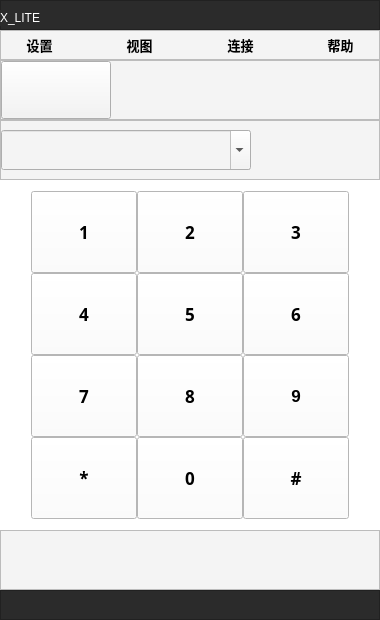
<?xml version="1.0" encoding="UTF-8"?>
<ui version="4.0">
 <class>sip_clientClass</class>
 <widget class="QWidget" name="sip_clientClass">
  <property name="geometry">
   <rect>
    <x>0</x>
    <y>0</y>
    <width>380</width>
    <height>620</height>
   </rect>
  </property>
  <property name="sizePolicy">
   <sizepolicy hsizetype="Minimum" vsizetype="Minimum">
    <horstretch>0</horstretch>
    <verstretch>0</verstretch>
   </sizepolicy>
  </property>
  <property name="minimumSize">
   <size>
    <width>380</width>
    <height>620</height>
   </size>
  </property>
  <property name="windowTitle">
   <string>sip_client</string>
  </property>
  <layout class="QVBoxLayout" name="verticalLayout_2">
   <property name="spacing">
    <number>0</number>
   </property>
   <property name="leftMargin">
    <number>0</number>
   </property>
   <property name="topMargin">
    <number>0</number>
   </property>
   <property name="rightMargin">
    <number>0</number>
   </property>
   <property name="bottomMargin">
    <number>0</number>
   </property>
   <item>
    <widget class="QFrame" name="frame">
     <property name="sizePolicy">
      <sizepolicy hsizetype="Minimum" vsizetype="Minimum">
       <horstretch>0</horstretch>
       <verstretch>0</verstretch>
      </sizepolicy>
     </property>
     <property name="minimumSize">
      <size>
       <width>380</width>
       <height>30</height>
      </size>
     </property>
     <property name="styleSheet">
      <string notr="true">background-color:rgb(43, 43, 43);</string>
     </property>
     <property name="frameShape">
      <enum>QFrame::StyledPanel</enum>
     </property>
     <property name="frameShadow">
      <enum>QFrame::Raised</enum>
     </property>
     <widget class="QLabel" name="label">
      <property name="geometry">
       <rect>
        <x>0</x>
        <y>10</y>
        <width>301</width>
        <height>16</height>
       </rect>
      </property>
      <property name="styleSheet">
       <string notr="true">color:rgb(255, 255, 255);</string>
      </property>
      <property name="text">
       <string>X_LITE</string>
      </property>
     </widget>
    </widget>
   </item>
   <item>
    <widget class="QFrame" name="frame_2">
     <property name="sizePolicy">
      <sizepolicy hsizetype="Minimum" vsizetype="Minimum">
       <horstretch>0</horstretch>
       <verstretch>0</verstretch>
      </sizepolicy>
     </property>
     <property name="minimumSize">
      <size>
       <width>380</width>
       <height>30</height>
      </size>
     </property>
     <property name="styleSheet">
      <string notr="true">background-color:rgb(244, 244, 244);</string>
     </property>
     <property name="frameShape">
      <enum>QFrame::StyledPanel</enum>
     </property>
     <property name="frameShadow">
      <enum>QFrame::Raised</enum>
     </property>
     <widget class="QPushButton" name="pushbutton_setting">
      <property name="geometry">
       <rect>
        <x>1</x>
        <y>1</y>
        <width>77</width>
        <height>28</height>
       </rect>
      </property>
      <property name="sizePolicy">
       <sizepolicy hsizetype="Minimum" vsizetype="Minimum">
        <horstretch>0</horstretch>
        <verstretch>0</verstretch>
       </sizepolicy>
      </property>
      <property name="minimumSize">
       <size>
        <width>60</width>
        <height>28</height>
       </size>
      </property>
      <property name="font">
       <font>
        <family>Adobe 宋体 Std L</family>
        <pointsize>10</pointsize>
        <weight>75</weight>
        <bold>true</bold>
        <stylestrategy>PreferAntialias</stylestrategy>
       </font>
      </property>
      <property name="styleSheet">
       <string notr="true">QPushButton{
    background-color:rgb(244, 244, 244);
    background-repeat:no-repeat;
    border:none;
}
QPushButton:hover{
    background-color:rgb(191, 191, 191);
}
QPushButton:pressed{
    background-color:rgb(191, 191, 191);
}</string>
      </property>
      <property name="text">
       <string>设置</string>
      </property>
     </widget>
     <widget class="QPushButton" name="pushButton_view">
      <property name="geometry">
       <rect>
        <x>101</x>
        <y>1</y>
        <width>77</width>
        <height>28</height>
       </rect>
      </property>
      <property name="minimumSize">
       <size>
        <width>60</width>
        <height>28</height>
       </size>
      </property>
      <property name="font">
       <font>
        <family>Adobe 宋体 Std L</family>
        <pointsize>10</pointsize>
        <weight>75</weight>
        <bold>true</bold>
       </font>
      </property>
      <property name="styleSheet">
       <string notr="true">QPushButton{
    background-color:rgb(244, 244, 244);
    background-repeat:no-repeat;
    border:none;
}
QPushButton:hover{
    background-color:rgb(191, 191, 191);
}
QPushButton:pressed{
    background-color:rgb(191, 191, 191);
}</string>
      </property>
      <property name="text">
       <string>视图</string>
      </property>
     </widget>
     <widget class="QPushButton" name="pushButton_contact">
      <property name="geometry">
       <rect>
        <x>202</x>
        <y>1</y>
        <width>77</width>
        <height>28</height>
       </rect>
      </property>
      <property name="sizePolicy">
       <sizepolicy hsizetype="Minimum" vsizetype="Minimum">
        <horstretch>0</horstretch>
        <verstretch>0</verstretch>
       </sizepolicy>
      </property>
      <property name="minimumSize">
       <size>
        <width>60</width>
        <height>28</height>
       </size>
      </property>
      <property name="font">
       <font>
        <family>Adobe 宋体 Std L</family>
        <pointsize>10</pointsize>
        <weight>75</weight>
        <bold>true</bold>
       </font>
      </property>
      <property name="styleSheet">
       <string notr="true">QPushButton{
    background-color:rgb(244, 244, 244);
    background-repeat:no-repeat;
    border:none;
}
QPushButton:hover{
    background-color:rgb(191, 191, 191);
}
QPushButton:pressed{
    background-color:rgb(191, 191, 191);
}</string>
      </property>
      <property name="text">
       <string>连接</string>
      </property>
     </widget>
     <widget class="QPushButton" name="pushbutton_help">
      <property name="geometry">
       <rect>
        <x>302</x>
        <y>1</y>
        <width>77</width>
        <height>28</height>
       </rect>
      </property>
      <property name="minimumSize">
       <size>
        <width>60</width>
        <height>28</height>
       </size>
      </property>
      <property name="font">
       <font>
        <family>Adobe 宋体 Std L</family>
        <pointsize>10</pointsize>
        <weight>75</weight>
        <bold>true</bold>
       </font>
      </property>
      <property name="styleSheet">
       <string notr="true">QPushButton{
    background-color:rgb(244, 244, 244);
    background-repeat:no-repeat;
    border:none;
}
QPushButton:hover{
    background-color:rgb(191, 191, 191);
}
QPushButton:pressed{
    background-color:rgb(191, 191, 191);
}</string>
      </property>
      <property name="text">
       <string>帮助</string>
      </property>
     </widget>
    </widget>
   </item>
   <item>
    <widget class="QFrame" name="frame_6">
     <property name="sizePolicy">
      <sizepolicy hsizetype="Minimum" vsizetype="Minimum">
       <horstretch>0</horstretch>
       <verstretch>0</verstretch>
      </sizepolicy>
     </property>
     <property name="minimumSize">
      <size>
       <width>380</width>
       <height>60</height>
      </size>
     </property>
     <property name="styleSheet">
      <string notr="true">background-color:rgb(244, 244, 244);</string>
     </property>
     <property name="frameShape">
      <enum>QFrame::StyledPanel</enum>
     </property>
     <property name="frameShadow">
      <enum>QFrame::Raised</enum>
     </property>
     <layout class="QHBoxLayout" name="horizontalLayout_2">
      <property name="spacing">
       <number>0</number>
      </property>
      <property name="leftMargin">
       <number>0</number>
      </property>
      <property name="topMargin">
       <number>0</number>
      </property>
      <property name="rightMargin">
       <number>0</number>
      </property>
      <property name="bottomMargin">
       <number>0</number>
      </property>
      <item>
       <widget class="QPushButton" name="pushButton_state">
        <property name="sizePolicy">
         <sizepolicy hsizetype="Minimum" vsizetype="Minimum">
          <horstretch>0</horstretch>
          <verstretch>0</verstretch>
         </sizepolicy>
        </property>
        <property name="minimumSize">
         <size>
          <width>110</width>
          <height>50</height>
         </size>
        </property>
        <property name="text">
         <string/>
        </property>
       </widget>
      </item>
      <item>
       <spacer name="horizontalSpacer_3">
        <property name="orientation">
         <enum>Qt::Horizontal</enum>
        </property>
        <property name="sizeHint" stdset="0">
         <size>
          <width>40</width>
          <height>20</height>
         </size>
        </property>
       </spacer>
      </item>
      <item>
       <widget class="QPushButton" name="pushbutton_message">
        <property name="minimumSize">
         <size>
          <width>50</width>
          <height>40</height>
         </size>
        </property>
        <property name="text">
         <string/>
        </property>
        <property name="flat">
         <bool>true</bool>
        </property>
       </widget>
      </item>
      <item>
       <widget class="QPushButton" name="pushbutton_voice">
        <property name="sizePolicy">
         <sizepolicy hsizetype="Minimum" vsizetype="Fixed">
          <horstretch>0</horstretch>
          <verstretch>0</verstretch>
         </sizepolicy>
        </property>
        <property name="minimumSize">
         <size>
          <width>50</width>
          <height>40</height>
         </size>
        </property>
        <property name="text">
         <string/>
        </property>
        <property name="flat">
         <bool>true</bool>
        </property>
       </widget>
      </item>
     </layout>
    </widget>
   </item>
   <item>
    <layout class="QVBoxLayout" name="verticalLayout">
     <property name="spacing">
      <number>0</number>
     </property>
     <item>
      <widget class="QFrame" name="frame_3">
       <property name="sizePolicy">
        <sizepolicy hsizetype="Minimum" vsizetype="Minimum">
         <horstretch>0</horstretch>
         <verstretch>0</verstretch>
        </sizepolicy>
       </property>
       <property name="minimumSize">
        <size>
         <width>380</width>
         <height>60</height>
        </size>
       </property>
       <property name="styleSheet">
        <string notr="true">background-color:rgb(244, 244, 244);</string>
       </property>
       <property name="frameShape">
        <enum>QFrame::StyledPanel</enum>
       </property>
       <property name="frameShadow">
        <enum>QFrame::Raised</enum>
       </property>
       <layout class="QHBoxLayout" name="horizontalLayout_3">
        <property name="spacing">
         <number>0</number>
        </property>
        <property name="leftMargin">
         <number>0</number>
        </property>
        <property name="topMargin">
         <number>0</number>
        </property>
        <property name="rightMargin">
         <number>0</number>
        </property>
        <property name="bottomMargin">
         <number>0</number>
        </property>
        <item>
         <widget class="QComboBox" name="comboBox">
          <property name="sizePolicy">
           <sizepolicy hsizetype="Minimum" vsizetype="Fixed">
            <horstretch>0</horstretch>
            <verstretch>0</verstretch>
           </sizepolicy>
          </property>
          <property name="minimumSize">
           <size>
            <width>250</width>
            <height>40</height>
           </size>
          </property>
          <property name="editable">
           <bool>true</bool>
          </property>
         </widget>
        </item>
        <item>
         <widget class="QPushButton" name="pushButton_delete">
          <property name="minimumSize">
           <size>
            <width>40</width>
            <height>40</height>
           </size>
          </property>
          <property name="styleSheet">
           <string notr="true">background-image:</string>
          </property>
          <property name="text">
           <string/>
          </property>
          <property name="flat">
           <bool>true</bool>
          </property>
         </widget>
        </item>
        <item>
         <widget class="QPushButton" name="pushbutton_call">
          <property name="sizePolicy">
           <sizepolicy hsizetype="Fixed" vsizetype="Fixed">
            <horstretch>0</horstretch>
            <verstretch>0</verstretch>
           </sizepolicy>
          </property>
          <property name="minimumSize">
           <size>
            <width>40</width>
            <height>40</height>
           </size>
          </property>
          <property name="styleSheet">
           <string notr="true"/>
          </property>
          <property name="text">
           <string/>
          </property>
          <property name="flat">
           <bool>true</bool>
          </property>
         </widget>
        </item>
        <item>
         <widget class="QPushButton" name="pushButton_call_menu">
          <property name="sizePolicy">
           <sizepolicy hsizetype="Fixed" vsizetype="Fixed">
            <horstretch>0</horstretch>
            <verstretch>0</verstretch>
           </sizepolicy>
          </property>
          <property name="minimumSize">
           <size>
            <width>40</width>
            <height>40</height>
           </size>
          </property>
          <property name="text">
           <string/>
          </property>
          <property name="flat">
           <bool>true</bool>
          </property>
         </widget>
        </item>
       </layout>
      </widget>
     </item>
     <item>
      <widget class="QStackedWidget" name="stackedWidget">
       <property name="sizePolicy">
        <sizepolicy hsizetype="Minimum" vsizetype="Minimum">
         <horstretch>0</horstretch>
         <verstretch>0</verstretch>
        </sizepolicy>
       </property>
       <property name="minimumSize">
        <size>
         <width>380</width>
         <height>350</height>
        </size>
       </property>
       <property name="styleSheet">
        <string notr="true">background-color:rgb(255, 255, 255);</string>
       </property>
       <property name="currentIndex">
        <number>0</number>
       </property>
       <widget class="QWidget" name="page">
        <layout class="QHBoxLayout" name="horizontalLayout">
         <item>
          <spacer name="horizontalSpacer">
           <property name="orientation">
            <enum>Qt::Horizontal</enum>
           </property>
           <property name="sizeType">
            <enum>QSizePolicy::Minimum</enum>
           </property>
           <property name="sizeHint" stdset="0">
            <size>
             <width>20</width>
             <height>20</height>
            </size>
           </property>
          </spacer>
         </item>
         <item>
          <layout class="QGridLayout" name="gridLayout">
           <property name="spacing">
            <number>0</number>
           </property>
           <item row="1" column="0">
            <widget class="QPushButton" name="four">
             <property name="sizePolicy">
              <sizepolicy hsizetype="Minimum" vsizetype="Preferred">
               <horstretch>0</horstretch>
               <verstretch>0</verstretch>
              </sizepolicy>
             </property>
             <property name="font">
              <font>
               <family>Adobe 仿宋 Std R</family>
               <pointsize>13</pointsize>
               <weight>75</weight>
               <bold>true</bold>
              </font>
             </property>
             <property name="styleSheet">
              <string notr="true">QPushButton:hover {
    background-color: rgb(201, 201, 201);
}</string>
             </property>
             <property name="text">
              <string>4</string>
             </property>
            </widget>
           </item>
           <item row="0" column="2">
            <widget class="QPushButton" name="three">
             <property name="sizePolicy">
              <sizepolicy hsizetype="Minimum" vsizetype="Preferred">
               <horstretch>0</horstretch>
               <verstretch>0</verstretch>
              </sizepolicy>
             </property>
             <property name="font">
              <font>
               <family>Adobe 仿宋 Std R</family>
               <pointsize>13</pointsize>
               <weight>75</weight>
               <bold>true</bold>
              </font>
             </property>
             <property name="styleSheet">
              <string notr="true">QPushButton:hover {
    background-color: rgb(201, 201, 201);
}</string>
             </property>
             <property name="text">
              <string>3</string>
             </property>
            </widget>
           </item>
           <item row="0" column="1">
            <widget class="QPushButton" name="two">
             <property name="sizePolicy">
              <sizepolicy hsizetype="Minimum" vsizetype="Preferred">
               <horstretch>0</horstretch>
               <verstretch>0</verstretch>
              </sizepolicy>
             </property>
             <property name="font">
              <font>
               <family>Adobe 仿宋 Std R</family>
               <pointsize>13</pointsize>
               <weight>75</weight>
               <bold>true</bold>
              </font>
             </property>
             <property name="styleSheet">
              <string notr="true">QPushButton:hover {
    background-color: rgb(201, 201, 201);
}</string>
             </property>
             <property name="text">
              <string>2</string>
             </property>
            </widget>
           </item>
           <item row="0" column="0">
            <widget class="QPushButton" name="one">
             <property name="sizePolicy">
              <sizepolicy hsizetype="Minimum" vsizetype="Preferred">
               <horstretch>0</horstretch>
               <verstretch>0</verstretch>
              </sizepolicy>
             </property>
             <property name="font">
              <font>
               <family>Adobe 仿宋 Std R</family>
               <pointsize>13</pointsize>
               <weight>75</weight>
               <bold>true</bold>
              </font>
             </property>
             <property name="styleSheet">
              <string notr="true">QPushButton:hover {
    background-color: rgb(201, 201, 201);
}</string>
             </property>
             <property name="text">
              <string>1</string>
             </property>
            </widget>
           </item>
           <item row="3" column="0">
            <widget class="QPushButton" name="mi">
             <property name="sizePolicy">
              <sizepolicy hsizetype="Minimum" vsizetype="Preferred">
               <horstretch>0</horstretch>
               <verstretch>0</verstretch>
              </sizepolicy>
             </property>
             <property name="font">
              <font>
               <family>Adobe 仿宋 Std R</family>
               <pointsize>13</pointsize>
               <weight>75</weight>
               <bold>true</bold>
              </font>
             </property>
             <property name="styleSheet">
              <string notr="true">QPushButton:hover {
    background-color: rgb(201, 201, 201);
}</string>
             </property>
             <property name="text">
              <string>*</string>
             </property>
            </widget>
           </item>
           <item row="3" column="2">
            <widget class="QPushButton" name="jing">
             <property name="sizePolicy">
              <sizepolicy hsizetype="Minimum" vsizetype="Preferred">
               <horstretch>0</horstretch>
               <verstretch>0</verstretch>
              </sizepolicy>
             </property>
             <property name="font">
              <font>
               <family>Adobe 仿宋 Std R</family>
               <pointsize>13</pointsize>
               <weight>75</weight>
               <bold>true</bold>
              </font>
             </property>
             <property name="styleSheet">
              <string notr="true">QPushButton:hover {
    background-color: rgb(201, 201, 201);
}</string>
             </property>
             <property name="text">
              <string>#</string>
             </property>
            </widget>
           </item>
           <item row="3" column="1">
            <widget class="QPushButton" name="zero">
             <property name="sizePolicy">
              <sizepolicy hsizetype="Minimum" vsizetype="Preferred">
               <horstretch>0</horstretch>
               <verstretch>0</verstretch>
              </sizepolicy>
             </property>
             <property name="font">
              <font>
               <family>Adobe 仿宋 Std R</family>
               <pointsize>13</pointsize>
               <weight>75</weight>
               <bold>true</bold>
              </font>
             </property>
             <property name="styleSheet">
              <string notr="true">QPushButton:hover {
    background-color: rgb(201, 201, 201);
}</string>
             </property>
             <property name="text">
              <string>0</string>
             </property>
            </widget>
           </item>
           <item row="2" column="2">
            <widget class="QPushButton" name="nine">
             <property name="sizePolicy">
              <sizepolicy hsizetype="Minimum" vsizetype="Preferred">
               <horstretch>0</horstretch>
               <verstretch>0</verstretch>
              </sizepolicy>
             </property>
             <property name="font">
              <font>
               <pointsize>13</pointsize>
               <weight>75</weight>
               <bold>true</bold>
              </font>
             </property>
             <property name="styleSheet">
              <string notr="true">QPushButton:hover {
    background-color: rgb(201, 201, 201);
}</string>
             </property>
             <property name="text">
              <string>9</string>
             </property>
            </widget>
           </item>
           <item row="1" column="2">
            <widget class="QPushButton" name="six">
             <property name="sizePolicy">
              <sizepolicy hsizetype="Minimum" vsizetype="Preferred">
               <horstretch>0</horstretch>
               <verstretch>0</verstretch>
              </sizepolicy>
             </property>
             <property name="font">
              <font>
               <family>Adobe 仿宋 Std R</family>
               <pointsize>13</pointsize>
               <weight>75</weight>
               <bold>true</bold>
              </font>
             </property>
             <property name="styleSheet">
              <string notr="true">QPushButton:hover {
    background-color: rgb(201, 201, 201);
}</string>
             </property>
             <property name="text">
              <string>6</string>
             </property>
            </widget>
           </item>
           <item row="1" column="1">
            <widget class="QPushButton" name="five">
             <property name="sizePolicy">
              <sizepolicy hsizetype="Minimum" vsizetype="Preferred">
               <horstretch>0</horstretch>
               <verstretch>0</verstretch>
              </sizepolicy>
             </property>
             <property name="font">
              <font>
               <family>Adobe 仿宋 Std R</family>
               <pointsize>13</pointsize>
               <weight>75</weight>
               <bold>true</bold>
              </font>
             </property>
             <property name="styleSheet">
              <string notr="true">QPushButton:hover {
    background-color: rgb(201, 201, 201);
}</string>
             </property>
             <property name="text">
              <string>5</string>
             </property>
            </widget>
           </item>
           <item row="2" column="1">
            <widget class="QPushButton" name="eight">
             <property name="sizePolicy">
              <sizepolicy hsizetype="Minimum" vsizetype="Preferred">
               <horstretch>0</horstretch>
               <verstretch>0</verstretch>
              </sizepolicy>
             </property>
             <property name="font">
              <font>
               <family>Adobe 仿宋 Std R</family>
               <pointsize>13</pointsize>
               <weight>75</weight>
               <bold>true</bold>
               <strikeout>false</strikeout>
              </font>
             </property>
             <property name="styleSheet">
              <string notr="true">QPushButton:hover {
    background-color: rgb(201, 201, 201);
}</string>
             </property>
             <property name="text">
              <string>8</string>
             </property>
            </widget>
           </item>
           <item row="2" column="0">
            <widget class="QPushButton" name="seven">
             <property name="sizePolicy">
              <sizepolicy hsizetype="Minimum" vsizetype="Preferred">
               <horstretch>0</horstretch>
               <verstretch>0</verstretch>
              </sizepolicy>
             </property>
             <property name="font">
              <font>
               <family>Adobe 仿宋 Std R</family>
               <pointsize>13</pointsize>
               <weight>75</weight>
               <bold>true</bold>
              </font>
             </property>
             <property name="styleSheet">
              <string notr="true">QPushButton:hover {
    background-color: rgb(201, 201, 201);
}</string>
             </property>
             <property name="text">
              <string>7</string>
             </property>
            </widget>
           </item>
          </layout>
         </item>
         <item>
          <spacer name="horizontalSpacer_2">
           <property name="orientation">
            <enum>Qt::Horizontal</enum>
           </property>
           <property name="sizeType">
            <enum>QSizePolicy::Minimum</enum>
           </property>
           <property name="sizeHint" stdset="0">
            <size>
             <width>20</width>
             <height>20</height>
            </size>
           </property>
          </spacer>
         </item>
        </layout>
       </widget>
       <widget class="QWidget" name="page_2">
        <layout class="QHBoxLayout" name="horizontalLayout_4">
         <item>
          <widget class="QListWidget" name="listWidget">
           <property name="styleSheet">
            <string notr="true">

QListView::item {
    background: rgb(201, 201, 201);
}

QListView::item:selected {
    border: 1px solid #6a6ea9;
}

QListView::item:selected:!active {
    background: qlineargradient(x1: 0, y1: 0, x2: 0, y2: 1,
                                stop: 0 #ABAFE5, stop: 1 #8588B2);
}

QListView::item:selected:active {
    background: qlineargradient(x1: 0, y1: 0, x2: 0, y2: 1,
                                stop: 0 #6a6ea9, stop: 1 #888dd9);
}

QListView::item:hover {
    background: qlineargradient(x1: 0, y1: 0, x2: 0, y2: 1,
                                stop: 0 #FAFBFE, stop: 1 #DCDEF1);
}</string>
           </property>
          </widget>
         </item>
        </layout>
       </widget>
       <widget class="QWidget" name="page_3">
        <layout class="QHBoxLayout" name="horizontalLayout_5">
         <item>
          <widget class="QListWidget" name="listWidget_2"/>
         </item>
        </layout>
       </widget>
       <widget class="QWidget" name="page_4">
        <layout class="QHBoxLayout" name="horizontalLayout_6">
         <item>
          <widget class="QListWidget" name="listWidget_3">
           <property name="styleSheet">
            <string notr="true">

QListView::item {
    background: rgb(201, 201, 201);
}

QListView::item:selected {
    border: 1px solid #6a6ea9;
}

QListView::item:selected:!active {
    background: qlineargradient(x1: 0, y1: 0, x2: 0, y2: 1,
                                stop: 0 #ABAFE5, stop: 1 #8588B2);
}

QListView::item:selected:active {
    background: qlineargradient(x1: 0, y1: 0, x2: 0, y2: 1,
                                stop: 0 #6a6ea9, stop: 1 #888dd9);
}

QListView::item:hover {
    background: qlineargradient(x1: 0, y1: 0, x2: 0, y2: 1,
                                stop: 0 #FAFBFE, stop: 1 #DCDEF1);
}</string>
           </property>
          </widget>
         </item>
        </layout>
       </widget>
      </widget>
     </item>
    </layout>
   </item>
   <item>
    <widget class="QFrame" name="frame_4">
     <property name="sizePolicy">
      <sizepolicy hsizetype="Minimum" vsizetype="Minimum">
       <horstretch>0</horstretch>
       <verstretch>0</verstretch>
      </sizepolicy>
     </property>
     <property name="minimumSize">
      <size>
       <width>380</width>
       <height>60</height>
      </size>
     </property>
     <property name="styleSheet">
      <string notr="true">background-color:rgb(244, 244, 244);</string>
     </property>
     <property name="frameShape">
      <enum>QFrame::StyledPanel</enum>
     </property>
     <property name="frameShadow">
      <enum>QFrame::Raised</enum>
     </property>
     <widget class="QPushButton" name="stack_dialog">
      <property name="geometry">
       <rect>
        <x>10</x>
        <y>10</y>
        <width>70</width>
        <height>40</height>
       </rect>
      </property>
      <property name="sizePolicy">
       <sizepolicy hsizetype="Fixed" vsizetype="Fixed">
        <horstretch>0</horstretch>
        <verstretch>0</verstretch>
       </sizepolicy>
      </property>
      <property name="text">
       <string/>
      </property>
      <property name="flat">
       <bool>true</bool>
      </property>
     </widget>
     <widget class="QPushButton" name="statk_list">
      <property name="geometry">
       <rect>
        <x>100</x>
        <y>10</y>
        <width>70</width>
        <height>40</height>
       </rect>
      </property>
      <property name="sizePolicy">
       <sizepolicy hsizetype="Fixed" vsizetype="Fixed">
        <horstretch>0</horstretch>
        <verstretch>0</verstretch>
       </sizepolicy>
      </property>
      <property name="text">
       <string/>
      </property>
      <property name="flat">
       <bool>true</bool>
      </property>
     </widget>
     <widget class="QPushButton" name="stack_favorite">
      <property name="geometry">
       <rect>
        <x>190</x>
        <y>10</y>
        <width>70</width>
        <height>40</height>
       </rect>
      </property>
      <property name="sizePolicy">
       <sizepolicy hsizetype="Fixed" vsizetype="Fixed">
        <horstretch>0</horstretch>
        <verstretch>0</verstretch>
       </sizepolicy>
      </property>
      <property name="text">
       <string/>
      </property>
      <property name="flat">
       <bool>true</bool>
      </property>
     </widget>
     <widget class="QPushButton" name="stack_record">
      <property name="geometry">
       <rect>
        <x>280</x>
        <y>10</y>
        <width>70</width>
        <height>40</height>
       </rect>
      </property>
      <property name="sizePolicy">
       <sizepolicy hsizetype="Fixed" vsizetype="Fixed">
        <horstretch>0</horstretch>
        <verstretch>0</verstretch>
       </sizepolicy>
      </property>
      <property name="text">
       <string/>
      </property>
      <property name="flat">
       <bool>true</bool>
      </property>
     </widget>
    </widget>
   </item>
   <item>
    <widget class="QFrame" name="frame_5">
     <property name="sizePolicy">
      <sizepolicy hsizetype="Minimum" vsizetype="Minimum">
       <horstretch>0</horstretch>
       <verstretch>0</verstretch>
      </sizepolicy>
     </property>
     <property name="minimumSize">
      <size>
       <width>380</width>
       <height>30</height>
      </size>
     </property>
     <property name="styleSheet">
      <string notr="true">background-color:rgb(43, 43, 43)</string>
     </property>
     <property name="frameShape">
      <enum>QFrame::StyledPanel</enum>
     </property>
     <property name="frameShadow">
      <enum>QFrame::Raised</enum>
     </property>
    </widget>
   </item>
  </layout>
 </widget>
 <layoutdefault spacing="6" margin="11"/>
 <resources>
  <include location="sip_client.qrc"/>
 </resources>
 <connections/>
</ui>
